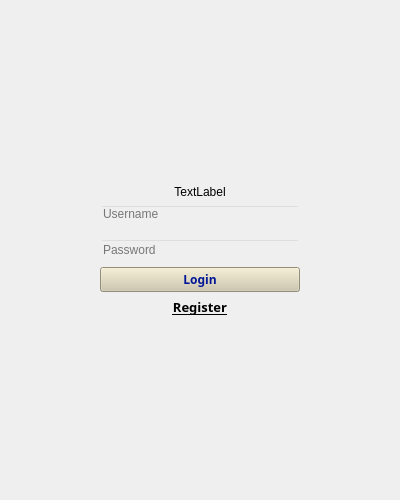
<?xml version="1.0" encoding="UTF-8"?>
<ui version="4.0">
 <class>AuthentificationForm</class>
 <widget class="QWidget" name="AuthentificationForm">
  <property name="geometry">
   <rect>
    <x>0</x>
    <y>0</y>
    <width>400</width>
    <height>500</height>
   </rect>
  </property>
  <property name="maximumSize">
   <size>
    <width>400</width>
    <height>500</height>
   </size>
  </property>
  <property name="windowTitle">
   <string>Form</string>
  </property>
  <property name="styleSheet">
   <string notr="true">QLineEdit {
	background-color: rgba(0, 0, 0, 0%);
}

QLineEdit:hover {
	border: 1px solid rgb(216, 216, 216);
	border-top: none;
	border-left: none;
	border-right: none;
}</string>
  </property>
  <layout class="QGridLayout" name="gridLayout">
   <item row="0" column="0">
    <widget class="QStackedWidget" name="stackedAuthWidget">
     <widget class="QWidget" name="pageLogin">
      <layout class="QGridLayout" name="gridLayout_2">
       <item row="0" column="0" colspan="3">
        <spacer name="verticalSpacer_2">
         <property name="orientation">
          <enum>Qt::Vertical</enum>
         </property>
         <property name="sizeHint" stdset="0">
          <size>
           <width>20</width>
           <height>132</height>
          </size>
         </property>
        </spacer>
       </item>
       <item row="5" column="0" colspan="3">
        <layout class="QHBoxLayout" name="horizontalLayout">
         <item>
          <widget class="ClickableLabel" name="registerLabel">
           <property name="maximumSize">
            <size>
             <width>70</width>
             <height>24</height>
            </size>
           </property>
           <property name="font">
            <font>
             <family>ori1Uni</family>
             <pointsize>10</pointsize>
             <bold>true</bold>
             <underline>true</underline>
            </font>
           </property>
           <property name="cursor">
            <cursorShape>PointingHandCursor</cursorShape>
           </property>
           <property name="styleSheet">
            <string notr="true">QLabel#registerLabel {
	text-decoration: underline;
}</string>
           </property>
           <property name="text">
            <string>Register</string>
           </property>
           <property name="alignment">
            <set>Qt::AlignHCenter|Qt::AlignTop</set>
           </property>
          </widget>
         </item>
        </layout>
       </item>
       <item row="2" column="1">
        <widget class="QLineEdit" name="usrnameLoginLineedit">
         <property name="maximumSize">
          <size>
           <width>200</width>
           <height>16777215</height>
          </size>
         </property>
         <property name="autoFillBackground">
          <bool>false</bool>
         </property>
         <property name="styleSheet">
          <string notr="true">QLineEdit {
	background-color: rgba(0, 0, 0, 0%);
	qproperty-frame: false;
	margin-bottom: 10px;
}

QLineEdit:hover {
	border: 1px solid rgb(216, 216, 216);
	border-top: none;
	border-left: none;
	border-right: none;
}</string>
         </property>
         <property name="inputMask">
          <string/>
         </property>
         <property name="maxLength">
          <number>20</number>
         </property>
         <property name="placeholderText">
          <string>Username</string>
         </property>
        </widget>
       </item>
       <item row="3" column="1">
        <widget class="QLineEdit" name="passLoginLineedit">
         <property name="maximumSize">
          <size>
           <width>200</width>
           <height>16777215</height>
          </size>
         </property>
         <property name="styleSheet">
          <string notr="true">QLineEdit {
	background-color: rgba(0, 0, 0, 0%);
	qproperty-frame: false
}

QLineEdit:hover {
	border: 1px solid rgb(216, 216, 216);
	border-top: none;
	border-left: none;
	border-right: none;
}</string>
         </property>
         <property name="inputMask">
          <string/>
         </property>
         <property name="text">
          <string/>
         </property>
         <property name="maxLength">
          <number>20</number>
         </property>
         <property name="placeholderText">
          <string>Password</string>
         </property>
        </widget>
       </item>
       <item row="1" column="0" colspan="3">
        <layout class="QHBoxLayout" name="horizontalLayout_2">
         <item>
          <widget class="QLabel" name="logoLoginLabel">
           <property name="maximumSize">
            <size>
             <width>120</width>
             <height>120</height>
            </size>
           </property>
           <property name="text">
            <string>TextLabel</string>
           </property>
           <property name="scaledContents">
            <bool>true</bool>
           </property>
           <property name="alignment">
            <set>Qt::AlignCenter</set>
           </property>
          </widget>
         </item>
        </layout>
       </item>
       <item row="4" column="1">
        <widget class="QPushButton" name="loginButton">
         <property name="font">
          <font>
           <family>ori1Uni</family>
           <bold>true</bold>
          </font>
         </property>
         <property name="cursor">
          <cursorShape>PointingHandCursor</cursorShape>
         </property>
         <property name="styleSheet">
          <string notr="true">QPushButton#loginButton {	 
	color: rgb(0, 22, 150);
	background-color: rgb(206, 198, 170);
}</string>
         </property>
         <property name="text">
          <string>Login</string>
         </property>
        </widget>
       </item>
       <item row="6" column="1">
        <spacer name="verticalSpacer">
         <property name="orientation">
          <enum>Qt::Vertical</enum>
         </property>
         <property name="sizeHint" stdset="0">
          <size>
           <width>20</width>
           <height>40</height>
          </size>
         </property>
        </spacer>
       </item>
      </layout>
     </widget>
     <widget class="QWidget" name="pageRegister">
      <layout class="QGridLayout" name="gridLayout_3">
       <item row="5" column="0">
        <widget class="QPushButton" name="registrButton">
         <property name="font">
          <font>
           <family>ori1Uni</family>
           <bold>true</bold>
          </font>
         </property>
         <property name="cursor">
          <cursorShape>PointingHandCursor</cursorShape>
         </property>
         <property name="styleSheet">
          <string notr="true">QPushButton#registrButton {	 
	color: rgb(0, 22, 150);
	background-color: rgb(206, 198, 170);
}</string>
         </property>
         <property name="text">
          <string>Register</string>
         </property>
        </widget>
       </item>
       <item row="7" column="0">
        <spacer name="verticalSpacer_3">
         <property name="orientation">
          <enum>Qt::Vertical</enum>
         </property>
         <property name="sizeHint" stdset="0">
          <size>
           <width>20</width>
           <height>40</height>
          </size>
         </property>
        </spacer>
       </item>
       <item row="2" column="0">
        <widget class="QLineEdit" name="passRegistrLineedit">
         <property name="maximumSize">
          <size>
           <width>200</width>
           <height>16777215</height>
          </size>
         </property>
         <property name="styleSheet">
          <string notr="true">QLineEdit {
	background-color: rgba(0, 0, 0, 0%);
	qproperty-frame: false;
	margin-bottom: 10px;
}

QLineEdit:hover {
	border: 1px solid rgb(216, 216, 216);
	border-top: none;
	border-left: none;
	border-right: none;
}</string>
         </property>
         <property name="placeholderText">
          <string>Username</string>
         </property>
        </widget>
       </item>
       <item row="3" column="0">
        <widget class="QLineEdit" name="usrnameRegistrLineedit">
         <property name="maximumSize">
          <size>
           <width>200</width>
           <height>16777215</height>
          </size>
         </property>
         <property name="styleSheet">
          <string notr="true">QLineEdit {
	background-color: rgba(0, 0, 0, 0%);
	qproperty-frame: false;
	margin-bottom: 10px;
}

QLineEdit:hover {
	border: 1px solid rgb(216, 216, 216);
	border-top: none;
	border-left: none;
	border-right: none;
}</string>
         </property>
         <property name="placeholderText">
          <string>Password</string>
         </property>
        </widget>
       </item>
       <item row="1" column="0">
        <layout class="QHBoxLayout" name="horizontalLayout_3">
         <item>
          <widget class="QLabel" name="logoRegistrLabel">
           <property name="maximumSize">
            <size>
             <width>120</width>
             <height>120</height>
            </size>
           </property>
           <property name="text">
            <string>TextLabel</string>
           </property>
           <property name="scaledContents">
            <bool>true</bool>
           </property>
           <property name="alignment">
            <set>Qt::AlignCenter</set>
           </property>
          </widget>
         </item>
        </layout>
       </item>
       <item row="4" column="0">
        <widget class="QLineEdit" name="confpassRegistrLineedit">
         <property name="maximumSize">
          <size>
           <width>200</width>
           <height>16777215</height>
          </size>
         </property>
         <property name="styleSheet">
          <string notr="true">QLineEdit {
	background-color: rgba(0, 0, 0, 0%);
	qproperty-frame: false;
	margin-bottom: 10px;
}

QLineEdit:hover {
	border: 1px solid rgb(216, 216, 216);
	border-top: none;
	border-left: none;
	border-right: none;
}</string>
         </property>
         <property name="placeholderText">
          <string>Confirm password</string>
         </property>
        </widget>
       </item>
       <item row="6" column="0">
        <layout class="QHBoxLayout" name="horizontalLayout_4">
         <item>
          <widget class="ClickableLabel" name="loginLabel">
           <property name="maximumSize">
            <size>
             <width>127</width>
             <height>24</height>
            </size>
           </property>
           <property name="font">
            <font>
             <family>ori1Uni</family>
             <pointsize>10</pointsize>
             <bold>true</bold>
             <underline>true</underline>
            </font>
           </property>
           <property name="cursor">
            <cursorShape>PointingHandCursor</cursorShape>
           </property>
           <property name="styleSheet">
            <string notr="true">QLabel#loginLabel {
	text-decoration: underline;
}</string>
           </property>
           <property name="text">
            <string>Has an account?</string>
           </property>
           <property name="alignment">
            <set>Qt::AlignCenter</set>
           </property>
          </widget>
         </item>
        </layout>
       </item>
       <item row="0" column="0">
        <spacer name="verticalSpacer_4">
         <property name="orientation">
          <enum>Qt::Vertical</enum>
         </property>
         <property name="sizeHint" stdset="0">
          <size>
           <width>20</width>
           <height>40</height>
          </size>
         </property>
        </spacer>
       </item>
      </layout>
     </widget>
    </widget>
   </item>
  </layout>
 </widget>
 <customwidgets>
  <customwidget>
   <class>ClickableLabel</class>
   <extends>QLabel</extends>
   <header location="global">clickablelabel.h</header>
  </customwidget>
 </customwidgets>
 <resources/>
 <connections/>
</ui>
